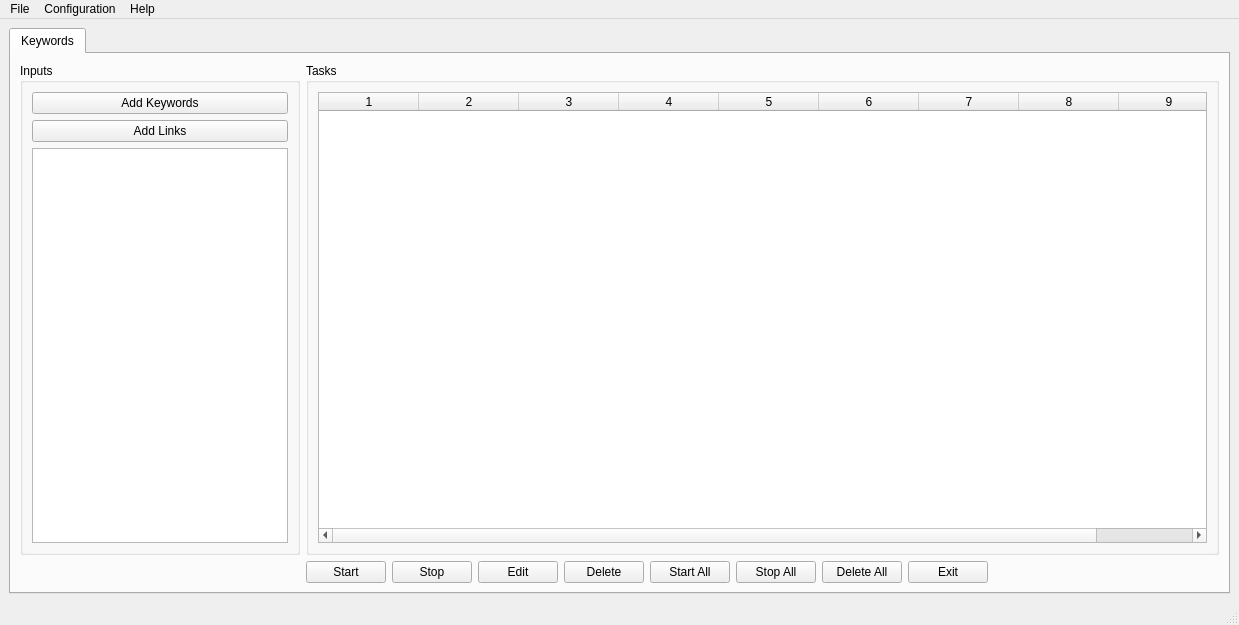
<?xml version="1.0" encoding="UTF-8"?>
<ui version="4.0">
 <class>mainWindow</class>
 <widget class="QMainWindow" name="mainWindow">
  <property name="enabled">
   <bool>true</bool>
  </property>
  <property name="geometry">
   <rect>
    <x>0</x>
    <y>0</y>
    <width>1239</width>
    <height>625</height>
   </rect>
  </property>
  <property name="windowTitle">
   <string>Supreme</string>
  </property>
  <property name="windowIcon">
   <iconset>
    <normaloff>../../../../../../../../.designer/backup/images/supreme-icon.png</normaloff>../../../../../../../../.designer/backup/images/supreme-icon.png</iconset>
  </property>
  <widget class="QWidget" name="centralwidget">
   <layout class="QHBoxLayout" name="horizontalLayout">
    <item>
     <widget class="QTabWidget" name="tabWidget">
      <property name="enabled">
       <bool>true</bool>
      </property>
      <property name="currentIndex">
       <number>0</number>
      </property>
      <widget class="QWidget" name="tab">
       <attribute name="title">
        <string>Keywords</string>
       </attribute>
       <layout class="QGridLayout" name="gridLayout">
        <item row="2" column="6">
         <widget class="QPushButton" name="btnStartAll">
          <property name="text">
           <string>Start All</string>
          </property>
         </widget>
        </item>
        <item row="0" column="0" rowspan="2" colspan="2">
         <widget class="QGroupBox" name="groupBox">
          <property name="enabled">
           <bool>true</bool>
          </property>
          <property name="layoutDirection">
           <enum>Qt::LeftToRight</enum>
          </property>
          <property name="autoFillBackground">
           <bool>false</bool>
          </property>
          <property name="title">
           <string>Inputs</string>
          </property>
          <property name="alignment">
           <set>Qt::AlignLeading|Qt::AlignLeft|Qt::AlignTop</set>
          </property>
          <layout class="QGridLayout" name="gridLayout_2">
           <property name="sizeConstraint">
            <enum>QLayout::SetDefaultConstraint</enum>
           </property>
           <property name="leftMargin">
            <number>9</number>
           </property>
           <item row="0" column="0">
            <widget class="QPushButton" name="btnAddKeyword">
             <property name="text">
              <string>Add Keywords</string>
             </property>
            </widget>
           </item>
           <item row="1" column="0">
            <widget class="QPushButton" name="btnAddLink">
             <property name="text">
              <string>Add Links</string>
             </property>
            </widget>
           </item>
           <item row="2" column="0">
            <widget class="QTextEdit" name="txtConsole"/>
           </item>
          </layout>
         </widget>
        </item>
        <item row="2" column="5">
         <widget class="QPushButton" name="btnDelete">
          <property name="text">
           <string>Delete</string>
          </property>
         </widget>
        </item>
        <item row="2" column="3">
         <widget class="QPushButton" name="btnStop">
          <property name="text">
           <string>Stop</string>
          </property>
         </widget>
        </item>
        <item row="0" column="2" rowspan="2" colspan="13">
         <widget class="QGroupBox" name="groupBox_3">
          <property name="title">
           <string>Tasks</string>
          </property>
          <layout class="QGridLayout" name="gridLayout_5">
           <item row="0" column="0">
            <widget class="QTableWidget" name="tbListTask">
             <property name="enabled">
              <bool>true</bool>
             </property>
             <property name="cornerButtonEnabled">
              <bool>true</bool>
             </property>
             <property name="columnCount">
              <number>9</number>
             </property>
             <attribute name="horizontalHeaderStretchLastSection">
              <bool>true</bool>
             </attribute>
             <attribute name="verticalHeaderVisible">
              <bool>false</bool>
             </attribute>
             <column/>
             <column/>
             <column/>
             <column/>
             <column/>
             <column/>
             <column/>
             <column/>
             <column/>
            </widget>
           </item>
          </layout>
         </widget>
        </item>
        <item row="2" column="2">
         <widget class="QPushButton" name="btnStart">
          <property name="text">
           <string>Start</string>
          </property>
         </widget>
        </item>
        <item row="2" column="4">
         <widget class="QPushButton" name="btnEdit">
          <property name="text">
           <string>Edit</string>
          </property>
         </widget>
        </item>
        <item row="2" column="7">
         <widget class="QPushButton" name="btnStopAll">
          <property name="text">
           <string>Stop All</string>
          </property>
         </widget>
        </item>
        <item row="2" column="8">
         <widget class="QPushButton" name="btnDeleteAll">
          <property name="text">
           <string>Delete All</string>
          </property>
         </widget>
        </item>
        <item row="2" column="9">
         <widget class="QPushButton" name="btnExit">
          <property name="text">
           <string>Exit</string>
          </property>
         </widget>
        </item>
       </layout>
      </widget>
     </widget>
    </item>
   </layout>
  </widget>
  <widget class="QMenuBar" name="menubar">
   <property name="geometry">
    <rect>
     <x>0</x>
     <y>0</y>
     <width>1239</width>
     <height>25</height>
    </rect>
   </property>
   <widget class="QMenu" name="menuFIle">
    <property name="title">
     <string>File</string>
    </property>
    <addaction name="actionProfile_Manager"/>
    <addaction name="actionExit"/>
   </widget>
   <widget class="QMenu" name="menuConfiguration">
    <property name="title">
     <string>Configuration</string>
    </property>
   </widget>
   <widget class="QMenu" name="menuHelp">
    <property name="title">
     <string>Help</string>
    </property>
    <addaction name="actionCheck_for_update"/>
    <addaction name="actionAbout"/>
   </widget>
   <addaction name="menuFIle"/>
   <addaction name="menuConfiguration"/>
   <addaction name="menuHelp"/>
  </widget>
  <widget class="QStatusBar" name="statusbar"/>
  <action name="actionProfile_Manager">
   <property name="text">
    <string>Profile Manager</string>
   </property>
  </action>
  <action name="actionExit">
   <property name="text">
    <string>Exit</string>
   </property>
  </action>
  <action name="actionCheck_for_update">
   <property name="text">
    <string>Check for update</string>
   </property>
  </action>
  <action name="actionAbout">
   <property name="text">
    <string>About</string>
   </property>
  </action>
 </widget>
 <resources/>
 <connections/>
</ui>
